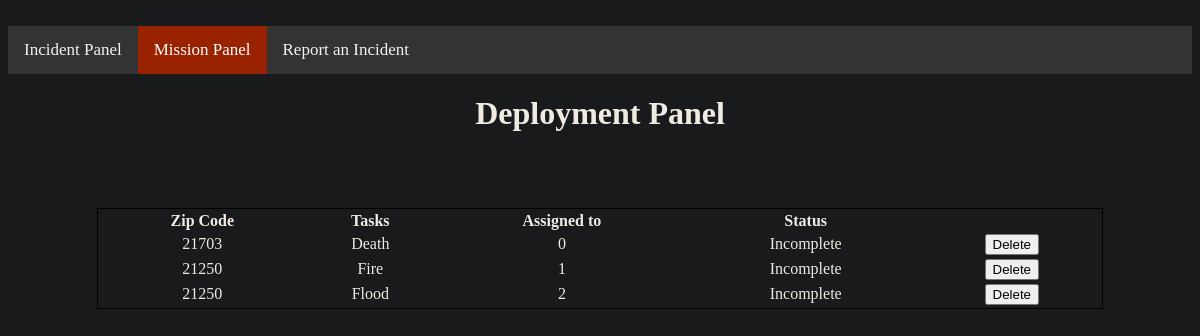
Page /deploymentPanel on the committed database.
### tables this page shows
CREATE TABLE Call (callID INT (4, 4) PRIMARY KEY UNIQUE, date TEXT NOT NULL, time TEXT NOT NULL, emergency TEXT NOT NULL, operID INT (4, 4) REFERENCES CallOperator (operID), name TEXT REFERENCES Victim (name) UNIQUE);

### Prototype/views.py (the view)
@app.route('/deploymentPanel', methods=['POST', 'GET'])
def deploymentPanel():
    if request.method == 'POST':
        id = request.form['delete']
        deleteEvent(id)
    missions = returnMission()
    zip = [z[0] for z in missions]
    emergency = [e[1][0][4] for e in missions]
    team = []
    status = []
    length = len(zip)
    id = [i[1][0][0] for i in missions]
    for i in range(len(zip)):
        team.append(i)
        status.append("Incomplete")
    return render_template('deploymentTable.html', length=length, zip=zip, emergency=emergency, team=team, status=status, id=id)

### Prototype/views.py (called while the page is built)
def getZips():
    conn = sqlite3.connect("callCenter.db")
    cur = conn.cursor()
    zips = cur.execute('SELECT DISTINCT victim.zipCode from victim inner join event on victim.name = call.name inner join call on event.callID = call.callID')
    zips = cur.fetchall()
    conn.commit()
    cur.close()
    conn.close()
    return zips

### Prototype/templates/deploymentTable.html
﻿{% extends "deploymentPanel.html" %}
{% block table %}
    {% for i in range(length) %}
<tr class="data">
    <td>{{zip[i]}}</td>
    <td>{{emergency[i]}}</td>
    <td>{{team[i]}}</td>
    <td>{{status[i]}}</td>
    <td><button type="submit" name="delete" value="{{id[i]}}">Delete</button></td>
</tr>
    {% endfor %}
{% endblock %}

### Prototype/templates/deploymentPanel.html (style rules this page uses)
.data { text-align: center; }

### rows in the picture
Call: zip "21703", emergency "Death", team "0", status "Incomplete", {{ id[i] }} 2000 (drawn)
Call: zip "21250", emergency "Fire", team "1", status "Incomplete", {{ id[i] }} 2001 (drawn)
Call: zip "21250", emergency "Flood", team "2", status "Incomplete", {{ id[i] }} 2002 (drawn)
